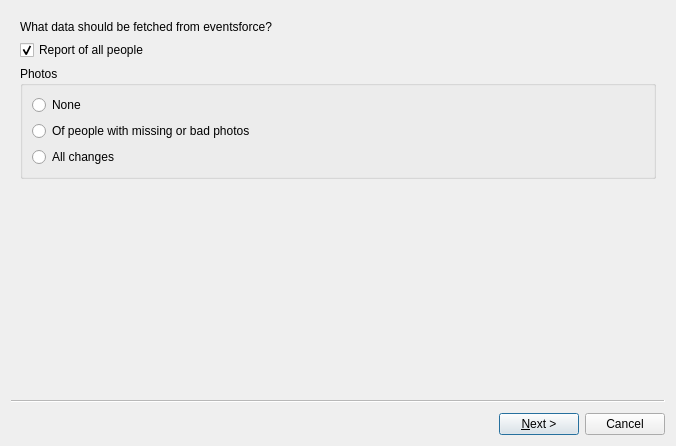
<?xml version="1.0" encoding="UTF-8"?>
<ui version="4.0">
 <class>LoadPeopleWizard</class>
 <widget class="QWizard" name="LoadPeopleWizard">
  <property name="geometry">
   <rect>
    <x>0</x>
    <y>0</y>
    <width>676</width>
    <height>446</height>
   </rect>
  </property>
  <property name="windowTitle">
   <string>Load data from eventsforce</string>
  </property>
  <property name="options">
   <set>QWizard::NoBackButtonOnStartPage</set>
  </property>
  <widget class="QWizardPage" name="wizardPage1">
   <layout class="QVBoxLayout" name="verticalLayout">
    <item>
     <widget class="QLabel" name="label">
      <property name="text">
       <string>What data should be fetched from eventsforce?</string>
      </property>
     </widget>
    </item>
    <item>
     <widget class="QCheckBox" name="fetch_people_report">
      <property name="text">
       <string>Report of all people</string>
      </property>
      <property name="checked">
       <bool>true</bool>
      </property>
     </widget>
    </item>
    <item>
     <widget class="QGroupBox" name="fetch_photos_group">
      <property name="title">
       <string>Photos</string>
      </property>
      <layout class="QVBoxLayout" name="verticalLayout_2">
       <item>
        <widget class="QRadioButton" name="fetch_photos_none">
         <property name="text">
          <string>None</string>
         </property>
        </widget>
       </item>
       <item>
        <widget class="QRadioButton" name="fetch_photos_missing">
         <property name="text">
          <string>Of people with missing or bad photos</string>
         </property>
        </widget>
       </item>
       <item>
        <widget class="QRadioButton" name="fetch_photos_all">
         <property name="text">
          <string>All changes</string>
         </property>
        </widget>
       </item>
      </layout>
     </widget>
    </item>
   </layout>
  </widget>
  <widget class="QWizardPage" name="wizardPage2">
   <layout class="QVBoxLayout" name="verticalLayout_3">
    <item>
     <widget class="QLabel" name="label_2">
      <property name="text">
       <string>Login details for eventsforce</string>
      </property>
     </widget>
    </item>
    <item>
     <layout class="QFormLayout" name="formLayout">
      <item row="0" column="1">
       <widget class="QLineEdit" name="ef_username"/>
      </item>
      <item row="0" column="0">
       <widget class="QLabel" name="label_3">
        <property name="text">
         <string>Username</string>
        </property>
       </widget>
      </item>
      <item row="1" column="0">
       <widget class="QLabel" name="label_4">
        <property name="text">
         <string>Password</string>
        </property>
       </widget>
      </item>
      <item row="1" column="1">
       <widget class="QLineEdit" name="ef_password"/>
      </item>
     </layout>
    </item>
   </layout>
  </widget>
 </widget>
 <resources/>
 <connections/>
</ui>
